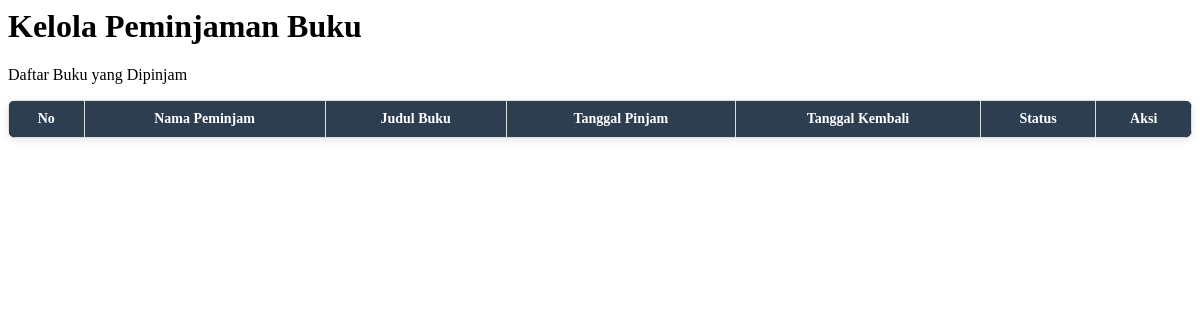
The page /view/admin/manage_loans.php on the database as committed earlier.
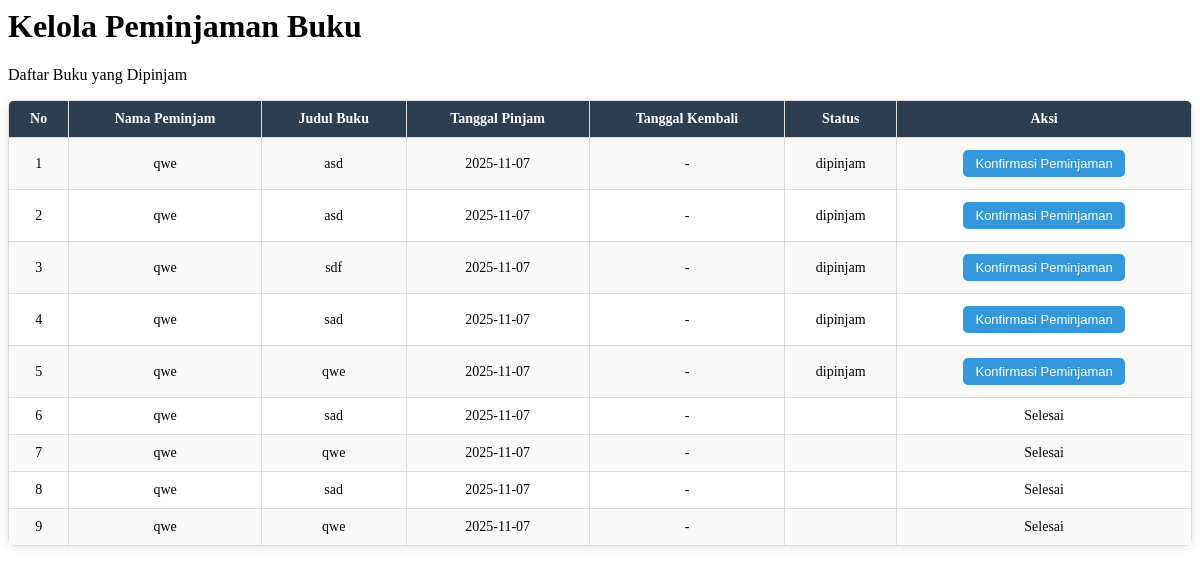
The same page on the database as committed later.
### tables this page shows
CREATE TABLE `borrows` (
  `id` int(11) NOT NULL,
  `user_id` int(11) DEFAULT NULL,
  `book_id` int(11) DEFAULT NULL,
  `borrow_date` date DEFAULT NULL,
  `return_date` date DEFAULT NULL,
  `status` enum('dipinjam','dikembalikan') DEFAULT 'dipinjam'
);

CREATE TABLE `users` (
  `id` int(11) NOT NULL,
  `username` varchar(50) DEFAULT NULL,
  `password` varchar(255) DEFAULT NULL,
  `email` varchar(100) DEFAULT NULL,
  `role` enum('admin','user') DEFAULT 'user',
  `created_at` timestamp NOT NULL DEFAULT current_timestamp(),
  `photo` varchar(255) DEFAULT 'default.png'
);

CREATE TABLE `books` (
  `id` int(11) NOT NULL,
  `cover` varchar(255) NOT NULL,
  `title` varchar(255) DEFAULT NULL,
  `author` varchar(100) DEFAULT NULL,
  `publisher` varchar(100) DEFAULT NULL,
  `category` varchar(100) DEFAULT NULL,
  `publish_date` date NOT NULL,
  `description` text DEFAULT NULL,
  `created_at` timestamp NOT NULL DEFAULT current_timestamp(),
  `category_id` int(11) DEFAULT NULL,
  `status` enum('Tersedia','Dipinjam','Tidak Tersedia') DEFAULT 'Tersedia'
);

### controllers/BorrowController.php (called while the page is built, shortened)
<?php
require_once __DIR__ . '/CartController.php';
class BorrowController {
    public static function getAllBorrows() {
        global $conn;
        $sql = "SELECT borrows.*, users.username, books.title
                FROM borrows
                LEFT JOIN users ON borrows.user_id = users.id
                LEFT JOIN books ON borrows.book_id = books.id
                ORDER BY borrows.id DESC";
        return $conn->query($sql);
    }
}
?>

### view/admin/manage_loans.php (the view, shortened to what this page needs)
<?php
require_once __DIR__ . '/../../controllers/BorrowController.php';
$borrows = BorrowController::getAllBorrows();
?>
<link rel="stylesheet" href="assets/css/admin/books.css">
<div class="books-container">
    <h1>Kelola Peminjaman Buku</h1>
    <p>Daftar Buku yang Dipinjam</p>
    <table class="books-table">
        <tr>
            <th>No</th>
            <th>Nama Peminjam</th>
            <th>Judul Buku</th>
            <th>Tanggal Pinjam</th>
            <th>Tanggal Kembali</th>
            <th>Status</th>
            <th>Aksi</th>
        </tr>
        <?php
        $no = 1;
        while ($row = $borrows->fetch_assoc()):
        ?>
        <tr>
            <td><?= $no++; ?></td>
            <td><?= htmlspecialchars($row['username']); ?></td>
            <td><?= htmlspecialchars($row['title']); ?></td>
            <td><?= htmlspecialchars($row['borrow_date']); ?></td>
            <td><?= htmlspecialchars($row['return_date'] ?? '-'); ?></td>
            <td>
                <span class="status <?= htmlspecialchars(strtolower($row['status'])); ?>">
                    <?= htmlspecialchars($row['status']); ?>
                </span>
            </td>
            <td>
                <?php if ($row['status'] === 'dipinjam'): ?>
    <button type="button" class="action-btn update-btn"
        onclick="openConfirmModal(
            '<?= $row['id'] ?>',
            '<?= htmlspecialchars($row['title'], ENT_QUOTES) ?>',
            '<?= htmlspecialchars($row['username'], ENT_QUOTES) ?>',
            'peminjaman'
        )">
        Konfirmasi Peminjaman
    </button>
<?php else: ?>
    <span class="status selesai">Selesai</span>
<?php endif; ?>
            </td>
        </tr>
        <?php endwhile; ?>
    </table>
</div>

### public/assets/css/admin/books.css (style rules this page uses)
.books-table { width: 100%; border-collapse: collapse; margin-top: 15px; background: #fff; border-radius: 8px; overflow: hidden; box-shadow: 0 2px 8px rgba(0,0,0,0.1); }
.books-table th, .books-table td { border: 1px solid #ddd; padding: 10px; text-align: center; font-size: 14px; }
.books-table th { background: #2c3e50; color: #fff; font-weight: bold; }
.books-table tr:nth-child(even) { background: #f9f9f9; }
.action-btn { padding: 6px 12px; margin: 2px; font-size: 13px; border-radius: 5px; border: none; cursor: pointer; text-decoration: none; display: inline-block; }
.update-btn { background: #3498db; color: #fff; }

Rows that differ between the two databases and show on the page:
added borrows: user.username "qwe", book.title "asd", borrow_date "2025-11-07", return_date "-", status "dipinjam"
added borrows: user.username "qwe", book.title "asd", borrow_date "2025-11-07", return_date "-", status "dipinjam"
added borrows: user.username "qwe", book.title "sdf", borrow_date "2025-11-07", return_date "-", status "dipinjam"
added borrows: user.username "qwe", book.title "sad", borrow_date "2025-11-07", return_date "-", status "dipinjam"
added borrows: user.username "qwe", book.title "qwe", borrow_date "2025-11-07", return_date "-", status "dipinjam"
added borrows: user.username "qwe", book.title "sad", borrow_date "2025-11-07", return_date "-", status "Selesai"
added borrows: user.username "qwe", book.title "qwe", borrow_date "2025-11-07", return_date "-", status "Selesai"
added borrows: user.username "qwe", book.title "sad", borrow_date "2025-11-07", return_date "-", status "Selesai"
added borrows: user.username "qwe", book.title "qwe", borrow_date "2025-11-07", return_date "-", status "Selesai"
